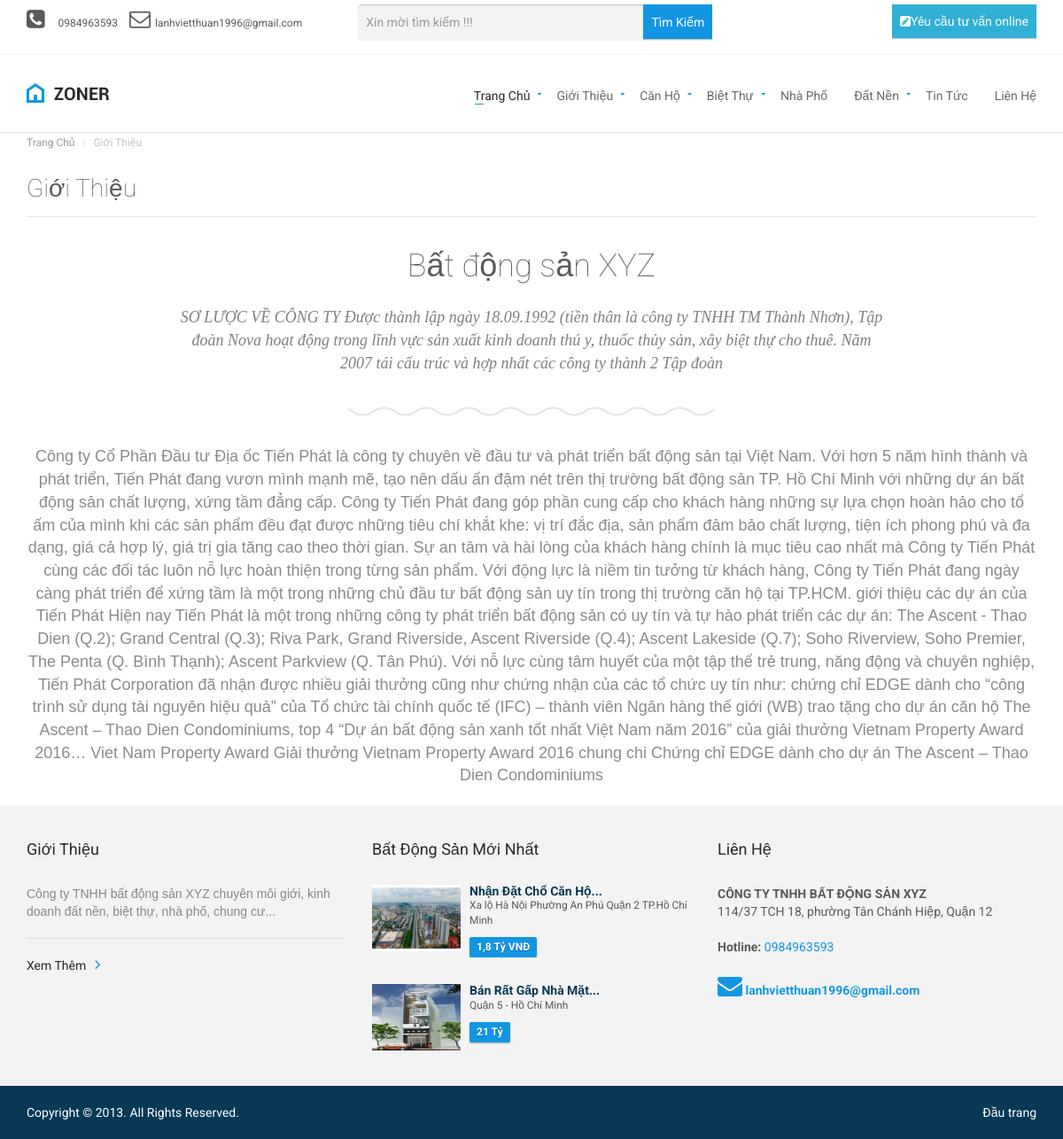
The page /gioi-thieu.html on the database its author committed.
### tables this page shows
CREATE TABLE `table_setting` (
  `id` int(10) NOT NULL,
  `title` varchar(255) NOT NULL,
  `keywords` varchar(1024) NOT NULL,
  `description` varchar(1024) NOT NULL,
  `h1` varchar(255) NOT NULL,
  `h2` varchar(255) NOT NULL,
  `h3` varchar(255) NOT NULL,
  `giupdochiase` int(11) NOT NULL,
  `ten` varchar(255) NOT NULL,
  `email` varchar(255) NOT NULL,
  `dienthoai` varchar(255) NOT NULL,
  `support` varchar(255) NOT NULL,
  `diachi` varchar(255) NOT NULL,
  `slogan` varchar(1024) NOT NULL,
  `slogan2` varchar(1024) NOT NULL,
  `hotline` varchar(255) NOT NULL,
  `toado` varchar(255) NOT NULL,
  `website` varchar(255) NOT NULL,
  `facebook` varchar(255) NOT NULL,
  `twitter` varchar(255) NOT NULL,
  `google` varchar(255) NOT NULL,
  `youtube` varchar(255) NOT NULL
);

CREATE TABLE `table_photo` (
  `id` int(10) UNSIGNED NOT NULL,
  `photo` varchar(225) NOT NULL,
  `thumb` varchar(225) NOT NULL,
  `ten` varchar(100) NOT NULL,
  `mota` text NOT NULL,
  `id_cat` int(10) UNSIGNED NOT NULL,
  `stt` int(10) UNSIGNED NOT NULL DEFAULT '1',
  `hienthi` tinyint(1) NOT NULL DEFAULT '1',
  `com` varchar(30) NOT NULL
);

CREATE TABLE `table_about` (
  `id` int(10) UNSIGNED NOT NULL,
  `ten` varchar(225) NOT NULL,
  `tenkhongdau` varchar(255) NOT NULL,
  `mota` text NOT NULL,
  `keywords` varchar(500) NOT NULL,
  `noidung` text NOT NULL,
  `photo` varchar(100) NOT NULL,
  `thumb` varchar(255) NOT NULL,
  `title` varchar(255) NOT NULL,
  `h1` varchar(300) NOT NULL,
  `h2` varchar(300) NOT NULL,
  `h3` varchar(300) NOT NULL,
  `description` varchar(500) NOT NULL,
  `stt` int(10) UNSIGNED NOT NULL DEFAULT '1',
  `hienthi` tinyint(1) NOT NULL DEFAULT '1',
  `ngaytao` int(11) NOT NULL DEFAULT '0',
  `luotxem` int(11) NOT NULL,
  `ngaysua` int(11) NOT NULL DEFAULT '0'
);

CREATE TABLE `table_product` (
  `id` int(10) UNSIGNED NOT NULL,
  `id_list` int(11) NOT NULL,
  `id_item` int(10) NOT NULL,
  `id_cat` int(11) NOT NULL,
  `noibat` int(11) NOT NULL,
  `photo` varchar(225) NOT NULL,
  `thumb` varchar(225) NOT NULL,
  `ten` varchar(100) NOT NULL,
  `h1` varchar(255) NOT NULL,
  `h2` varchar(255) NOT NULL,
  `h3` varchar(255) NOT NULL,
  `tenkhongdau` varchar(255) NOT NULL,
  `gia` text NOT NULL,
  `phongtam` varchar(255) NOT NULL,
  `kichthuoc` varchar(255) NOT NULL,
  `diachi` varchar(255) NOT NULL,
  `kieu` varchar(255) NOT NULL,
  `tinhtrang` varchar(255) NOT NULL,
  `dientich` varchar(255) NOT NULL,
  `phongngu` varchar(255) NOT NULL,
  `mota` text NOT NULL,
  `nhadexe` varchar(255) NOT NULL,
  `title` varchar(255) NOT NULL,
  `tieude1` text NOT NULL,
  `tieude2` text NOT NULL,
  `tieude3` text NOT NULL,
  `chitiet1` text NOT NULL,
  `chitiet2` text NOT NULL,
  `chitiet3` text NOT NULL,
  `keywords` varchar(1024) NOT NULL,
  `description` varchar(1024) NOT NULL,
  `stt` int(10) UNSIGNED NOT NULL DEFAULT '1',
  `hienthi` tinyint(1) NOT NULL DEFAULT '1',
  `ngaytao` int(11) NOT NULL,
  `ngaysua` int(11) NOT NULL,
  `luotxem` int(11) NOT NULL,
  `spbc` int(11) NOT NULL
);

### admin/lib/config.php (called while the page is built, shortened)
<?php if(!defined('_lib')) die("Error");
$config['database']['servername'] = 'localhost';
$config['database']['username'] = 'root';
$config['database']['password'] = '';
$config['database']['database'] = 'batdongsan_db';
$config['database']['refix'] = 'table_';
?>

### admin/lib/class.database.php (called while the page is built, shortened)
<?php if(!defined('_lib')) die("Error");
class database{
	var $db;
	var $result;
	var $sql = "";
	var $refix = "";
	var $servername;
	var $username;
	var $password;
	var $table = "";
	var $where = "";
	var $order = "";
	var $limit = "";
	function connect(){
		$this->db = @mysql_connect($this->servername, $this->username, $this->password);
	}
	function query($sql=""){
		if($sql)
			$this->sql = str_replace('#_', $this->refix, $sql);
		$this->result = mysql_query($this->sql,$this->db);
		return $this->result;
	}
	function select($str = "*"){
		$this->sql = "select " . $str;
		$this->sql .= " from " . $this->refix .$this->table;
		$this->sql .=  $this->where;
		$this->sql .=  $this->order;
		$this->sql .=  $this->limit;
		return $this->query();
	}
	function fetch_array(){
		return mysql_fetch_assoc($this->result);
	}
	function result_array(){
		$arr = array();
		while ($row = mysql_fetch_assoc($this->result))
			$arr[] = $row;
		return $arr;
	}
	function setTable($str){
		$this->table = $str;
	}
	function reset(){
		$this->sql = "";
		$this->result = "";
		$this->where = "";
		$this->order = "";
		$this->limit = "";
		$this->table = "";
	}
}
?>

### admin/lib/file_requick.php (called while the page is built, shortened)
<?php
	$com = (isset($_REQUEST['com'])) ? addslashes($_REQUEST['com']) : "";
	$d = new database($config['database']);
	$d->reset();
	$sql_setting = "select * from #_setting limit 0,1";
	$d->query($sql_setting);
	$row_setting= $d->fetch_array();
	switch($com){
		case 'gioi-thieu':
			$source = "about";
			break;
	}
	if($source!="") include _source.$source.".php";
?>

### sources/about.php (called while the page is built, shortened)
<?php
	$d->setTable('about');
	$d->select("ten,noidung,luotxem,mota");
?>

### admin/lib/functions.php (called while the page is built, shortened)
<?php if(!defined('_lib')) die("Error");
function catchuoi($chuoi,$gioihan){
if(strlen($chuoi)<=$gioihan)
{
return $chuoi;
}
else{
if(strpos($chuoi," ",$gioihan) > $gioihan){
$new_gioihan=strpos($chuoi," ",$gioihan);
$new_chuoi = substr($chuoi,0,$new_gioihan)."...";
return $new_chuoi;
}
$new_chuoi = substr($chuoi,0,$gioihan)."...";
return $new_chuoi;
}
}
?>

### templates/about_tpl.php (the view, shortened to what this page needs)
<div id="page-content">
    <div class="container">
        <ol class="breadcrumb">
            <li><a href="index.php">Trang Chủ</a></li>
            <li class="active">Giới Thiệu</li>
        </ol>
    </div>
    <div class="container">
        <div class="row">
            <div class="col-md-12 col-sm-12">
                <section id="about-us">
                    <header><h1>Giới Thiệu</h1></header>
                    <section id="ceo-section" class="center">
                        <header class="center"><div class="cite-title"><?= $noidung_ten= $row['ten']; ?></div></header>
                        <div class="cite no-bottom-margin">
                        <?= $noidung_gioithieu= $row['mota'];?>
                        </div>
                    </section>
                    <div class="divider-image center"><img alt="" src="assets/img/sine-wave.png"></div>
                    <section id="our-team">
                        <p>
                           <?= $noidung_about= $row['noidung']; ?>
                        </p>
                    </section>
                </section>
            </div>
        </div>
    </div>
</div>

### templates/layout/navigation.php (shortened to what this page needs)
 <?php
    $d->reset();
    $sql_banner_giua = "select photo from #_photo where com='banner_top' order by id desc";
    $d->query($sql_banner_giua);
    $row_banner_giua = $d->result_array();
    ?>
<div class="navigation">
        <div class="secondary-navigation">
            <div class="container">
                <div class="contact">
                    <figure><strong><i class="fa fa-phone-square fa-2x"  aria-hidden="true"></i></strong><a href="tel:<?=$row_setting['hotline']?>" ><?= $row_setting['hotline']?></a></figure>
                    <figure><strong><i class="fa fa-envelope-o fa-2x" aria-hidden="true"></i></strong><?= $row_setting['email']?></figure>
                    <figure style="margin-left: 50px">
                         <form role="form" name=frm id="form-contact" method="get" action="index.php"  class="clearfix">
                         <div class="form-group">
                            <input type="text" class="form-control" id="keyword" name="keyword" placeholder="Xin mời tìm kiếm !!! " required style="width: 400px;position: relative;border-radius: 5px">
                            <button  type="submit" class="btn pull-right btn-default" id="form-contact-submit" style="position: absolute;top: 0;right: 0" >Tìm Kiếm</button>
                        </div>
                         </form>
                    </figure>
                </div>
                <div class="user-area">
                    <div class="actions">
                        <button type="button" class="btn btn-info btn-lg" data-toggle="modal" data-target="#myModal"><i class="fa fa-pencil-square " aria-hidden="true"></i>Yêu cầu tư vấn online</button>
                    </div>
                </div>
            </div>
        </div>
        <div class="container">
            <header class="navbar" id="top" role="banner">
                <div class="navbar-header">
                    <div class="navbar-brand nav" id="brand">
                        <a href="index.html"><img src="<?=_upload_hinhanh_l.$row_banner_giua[0]['photo']?>" alt="<?=$row_setting['ten']?>" width=94px height=27px ></a>
                    </div>
                </div>
                <nav class="collapse navbar-collapse bs-navbar-collapse navbar-right" role="navigation">
                    <ul class="nav navbar-nav">
                        <li class="active has-child"><a href="index.html">Trang Chủ</a>
                        </li>
                        <li class="has-child"><a href="gioi-thieu.html">Giới Thiệu</a>
                        </li>
                        <li class="has-child"><a href="can-ho.html">Căn Hộ</a>
                        </li>
                        <li class="has-child"><a href="biet-thu.html">Biệt Thự</a>
                        </li>
                        <li><a href="nha-pho.html">Nhà Phố</a></li>
                        <li class="has-child"><a href="dat-nen.html">Đất Nền</a>
                        </li>
                        <li><a href="tin-tuc.html">Tin Tức</a></li>
                        <li><a href="lien-he.html">Liên Hệ</a></li>
                    </ul>
                </nav>
            </header>
        </div>
    </div>

### templates/layout/footer.php (shortened to what this page needs)
<footer id="page-footer">
    <div class="inner">
        <aside id="footer-main">
            <div class="container">
                <div class="row">
                    <div class="col-md-4 col-sm-4">
                        <article>
                            <h3>Giới Thiệu</h3>
                            <p>
                                <?= $row_setting['description'] ?>
                            </p>
                            <hr>
                            <a href="gioi-thieu.html" class="link-arrow">Xem Thêm</a>
                        </article>
                    </div>
                        <?php
                        $d->reset();
                        $sql="select table_product.tenkhongdau AS tenkhongdaup,table_product_list.tenkhongdau AS tenkhongdaul,table_product.photo as photop,gia,table_product.ten as tenp,dientich,phongngu,phongtam,nhadexe,diachi
                             from table_product,table_product_list where table_product.hienthi =1 and table_product.spbc > 0 and table_product.id_list = table_product_list.id
                                    order by table_product.stt,table_product.id
                                         limit 0,2";
                        $d->query($sql);
                        $r_product_new_footer=$d->result_array();
                       ?>
                    <div class="col-md-4 col-sm-4">
                        <article>
                            <h3>Bất Động Sản Mới Nhất</h3>
                            <?php
                            if(count($r_product_new_footer) > 0)
                            {
                                foreach ($r_product_new_footer as $key => $pfooter) {
                             ?>
                            <div class="property small">
                                <a href="<?= $pfooter['tenkhongdaul'].'/'.$pfooter['tenkhongdaup'] ?>.html">
                                    <div class="property-image">
                                        <img alt="" src=" <?=_upload_product_l.$pfooter['photop'] ?>" width="100px" height="75px">
                                    </div>
                                </a>
                                <div class="info">
                                    <a href="<?= $pfooter['tenkhongdaul'].'/'.$pfooter['tenkhongdaup'] ?>.html"><h4><?= catchuoi($pfooter['tenp'],25) ?></h4></a>
                                    <figure><?= $pfooter['diachi'] ?></figure>
                                    <div class="tag price"><?= $pfooter['gia'] ?></div>
                                </div>
                            </div>
                            <?php } ?>
                            <?php } ?>
                        </article>
                    </div>
                    <div class="col-md-4 col-sm-4">
                        <article>
                            <h3>Liên Hệ</h3>
                            <address>
                                <strong><?= $row_setting['ten'] ?></strong><br>
                                <?= $row_setting['diachi'] ?>
                            </address>
                            <strong>Hotline:</strong><a href="tel:<?=$row_setting['hotline']?>"> <?= $row_setting['hotline'] ?></a><br><br>
                            <a href="#"><i class="fa fa-envelope fa-2x" aria-hidden="true"></i> <strong><?= $row_setting['email'] ?></strong></a><br>
                        </article>
                    </div>
                </div>
            </div>
        </aside>
        <aside id="footer-copyright">
            <div class="container">
                <span class="pull-left">Copyright © 2013. All Rights Reserved.</span>
                <span class="pull-right"><a href="#page-top" class="roll">Đầu trang</a></span>
            </div>
        </aside>
    </div>
</footer>

### rows shown on the page
table_setting: hotline "0984963593", email "lanhvietthuan1996@gmail.com", description "Công ty TNHH bất động sản XYZ chuyên môi giới, kinh doanh đất nền, biệt thự, nhà phố, chung cư...", ten "CÔNG TY TNHH BẤT ĐỘNG SẢN XYZ", diachi "114/37 TCH 18, phường Tân Chánh Hiệp, Quận 12"
table_photo: photo (picture)
table_about: ten "Bất động sản XYZ", mota "SƠ LƯỢC VỀ CÔNG TY Được thành lập ngày 18.09.1992 (tiền thân là công ty TNHH TM Thành Nhơn), Tập đoàn Nova hoạt động trong lĩnh vực sản xuất kinh doanh thú y, thuốc thủy sản, xây biệt thự cho thuê. Năm 2007 tái cấu trúc và hợp nhất các công ty thành 2 Tập đoàn", noidung "Công ty Cổ Phần Đầu tư Địa ốc Tiến Phát là công ty chuyên về đầu tư và phát triển bất động sản tại Việt Nam. Với hơn 5 năm hình thành và phát triển, Tiến Phát đang vươn mình mạnh mẽ, tạo nên dấu ấn đậm nét trên thị trường bất động sản TP. Hồ Chí Minh với những dự án bất động sản chất lượng, xứng tầm đẳng cấp. Công ty Tiến Phát đang góp phần cung cấp cho khách hàng những sự lựa chọn hoàn hảo cho tổ ấm của mình khi các sản phẩm đều đạt được những tiêu chí khắt khe: vị trí đắc địa, sản phẩm đảm bảo chất lượng, tiện ích phong phú và đa dạng, giá cả hợp lý, giá trị gia tăng cao theo thời gian. Sự an tâm và hài lòng của khách hàng chính là mục tiêu cao nhất mà Công ty Tiến Phát cùng các đối tác…"
table_product: photo (picture), ten "Nhận Đặt Chổ Căn Hộ...", diachi "Xa lộ Hà Nội Phường An Phú Quận 2 TP.Hồ Chí Minh", gia "1,8 Tỷ VNĐ"
table_product: photo (picture), ten "Bán Rất Gấp Nhà Mặt...", diachi "Quận 5 - Hồ Chí Minh", gia "21 Tỷ"
